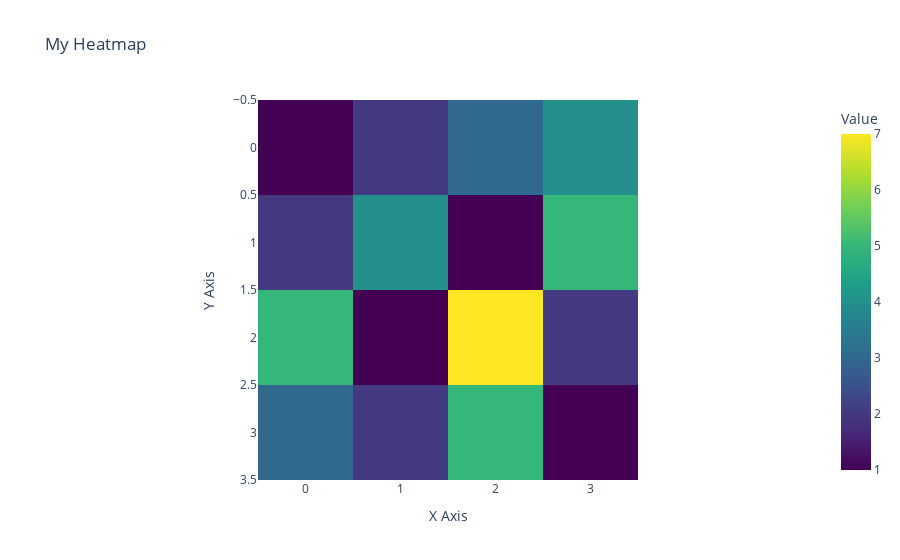

The notebook cell saved with this chart:
### Code cell
from src.visualizations.heatmap_chart import HeatmapChart


data = [
        [1, 2, 3, 4],
        [2, 4, 1, 5],
        [5, 1, 7, 2],
        [3, 2, 5, 1]
    ]
    
# Create a HeatmapChart instance
heatmap_chart = HeatmapChart(data, title="My Heatmap", color_scheme="Viridis")
    
# Render the heatmap
heatmap_chart.render()

### Figure 1 — Plotly figure (JSON) as saved in the notebook; plotly's stock layout.template omitted (floating-point values rounded to 4 significant figures)
{"data": [{"coloraxis": "coloraxis", "hovertemplate": "X Axis: %{x}<br>Y Axis: %{y}<br>Value: %{z}<extra></extra>", "name": "0", "type": "heatmap", "xaxis": "x", "yaxis": "y", "z": [[1, 2, 3, 4], [2, 4, 1, 5], [5, 1, 7, 2], [3, 2, 5, 1]]}], "layout": {"coloraxis": {"colorbar": {"title": {"text": "Value"}}, "colorscale": [[0, "#440154"], [0.1111, "#482878"], [0.2222, "#3e4989"], [0.3333, "#31688e"], [0.4444, "#26828e"], [0.5556, "#1f9e89"], [0.6667, "#35b779"], [0.7778, "#6ece58"], [0.8889, "#b5de2b"], [1, "#fde725"]]}, "title": {"text": "My Heatmap"}, "xaxis": {"anchor": "y", "constrain": "domain", "domain": [0, 1], "scaleanchor": "y", "title": {"text": "X Axis"}}, "yaxis": {"anchor": "x", "autorange": "reversed", "constrain": "domain", "domain": [0, 1], "title": {"text": "Y Axis"}}}}
